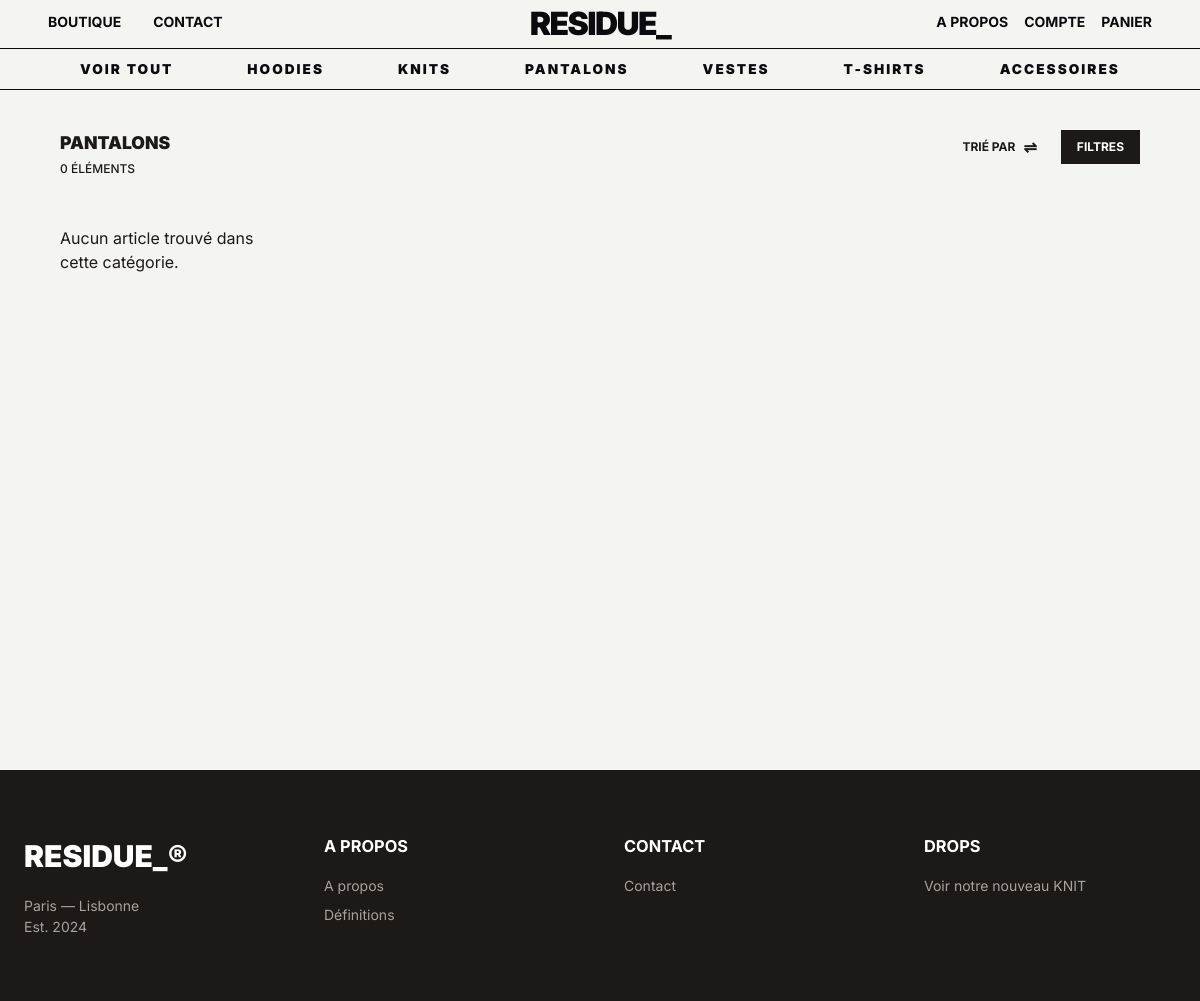
/shop/shop.php?category=Pantalons, run on an earlier commit of the app's database.
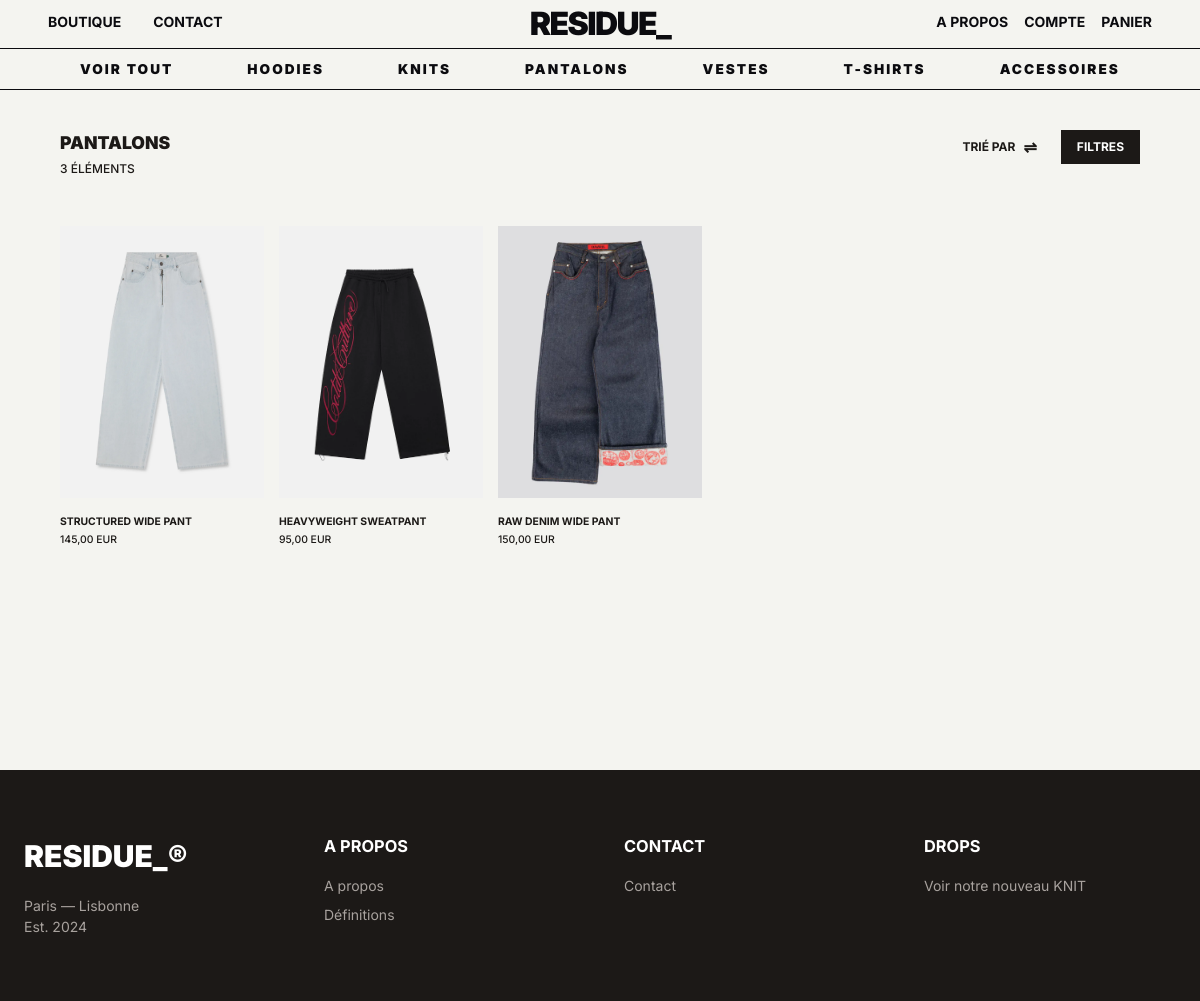
And on a later commit of the database.
### tables this page shows
CREATE TABLE `image` (
  `id` int(11) NOT NULL,
  `article_id` int(11) NOT NULL,
  `url` varchar(255) NOT NULL,
  `is_main` tinyint(1) DEFAULT 0
);

CREATE TABLE `article` (
  `id` int(11) NOT NULL,
  `name` varchar(100) NOT NULL,
  `description` text DEFAULT NULL,
  `price` decimal(10,2) NOT NULL,
  `publish_date` datetime DEFAULT current_timestamp(),
  `author_id` int(11) DEFAULT NULL,
  `category` varchar(50) DEFAULT 'unclassified'
);

### shop/shop.php (the view, shortened to what this page needs)
<?php
require_once __DIR__ . '/../includes/db.php';
$categoryFilter = "";
$categoryTitle = "VOIR TOUT";
$params = [];
$types = "";
if (isset($_GET['category']) && !empty(trim($_GET['category']))) {
    $categoryFilter = trim($_GET['category']);
    $categoryTitle = strtoupper($categoryFilter);
}
$sql = "SELECT Article.id, Article.name, Article.price, Image.url AS image_url
        FROM Article
        LEFT JOIN Image ON Article.id = Image.article_id AND Image.is_main = 1 ";
if ($categoryFilter !== "") {
    $sql .= "WHERE Article.category = ? ";
    $params[] = $categoryFilter;
    $types .= "s";
}
$sql .= "ORDER BY Article.publish_date DESC";
$stmt = $mysqli->prepare($sql);
if (!empty($params)) {
    $stmt->bind_param($types, ...$params);
}
$stmt->execute();
$resultArticles = $stmt->get_result();
$articles = [];
if ($resultArticles && $resultArticles->num_rows > 0) {
    while($row = $resultArticles->fetch_assoc()) {
        $articles[] = $row;
    }
}
$elementCount = count($articles);
include BASE_PATH . 'includes/header.php';
?>
<div class="shopCatalogContainer">
    <div class="catalogHeader">
        <div class="catalogHeaderLeft">
            <h1 class="catalogTitle"><?php echo htmlspecialchars($categoryTitle); ?></h1>
            <span class="catalogCount"><?php echo $elementCount; ?> ÉLÉMENTS</span>
        </div>
        <div class="catalogHeaderRight">
            <button class="sortBtn">
                TRIÉ PAR <span class="sortIcon">⇌</span>
            </button>
            <button class="filterBtn">FILTRES</button>
        </div>
    </div>
    <div class="catalogGrid">
        <?php if(!empty($articles)): ?>
            <?php foreach($articles as $article): ?>
                <a href="<?= BASE_URL ?>shop/pageArticle.php?id=<?php echo $article['id']; ?>" class="catalogCard">
                    <div class="catalogImgWrapper">
                        <?php if(!empty($article['image_url'])): ?>
                            <img src="<?= BASE_URL . htmlspecialchars($article['image_url']) ?>" alt="<?php echo htmlspecialchars($article['name']); ?>">
                        <?php else: ?>
                            <div class="catalogPlaceholder"></div>
                        <?php endif; ?>
                    </div>
                    <div class="catalogInfo">
                        <h3 class="catalogName"><?php echo htmlspecialchars($article['name']); ?></h3>
                        <span class="catalogPrice"><?php echo number_format($article['price'], 2, ',', ' '); ?> EUR</span>
                    </div>
                </a>
            <?php endforeach; ?>
        <?php else: ?>
            <p>Aucun article trouvé dans cette catégorie.</p>
        <?php endif; ?>
    </div>
</div>
<?php include BASE_PATH . 'includes/footer.php'; ?>

### includes/header.php (shortened to what this page needs)
<!DOCTYPE html>
<html lang="fr">
<head>
    <link rel="stylesheet" href="<?= BASE_URL ?>css/style.css?v=<?php echo time(); ?>">
</head>
<?php
$currentPage = basename($_SERVER['PHP_SELF']);
$hasHero = in_array($currentPage, ['index.php', 'apropos.php', 'login.php', 'register.php', 'success.php']);
?>
<body class="<?php echo $hasHero ? '' : 'page-with-nav-space'; ?>">
    <nav id="navBar" class="navBar">
        <div class="navBarPrincipal" id="navBarPrincipal">
            <div class="navContent">
                <div class="desktopLinks">
                    <a href="<?= BASE_URL ?>shop/shop.php" id="btnBoutiqueNav">Boutique</a>
                    <a href="<?= BASE_URL ?>contact.php" id="btnContactNav">Contact</a>
                </div>
                <div class="mainLogo">
                    <a href="<?= BASE_URL ?>index.php">
                        RESIDUE_
                    </a>
                </div>
                <div class="rightIcons" style="display: flex; align-items: center; gap: 1rem;">
                    <a href="<?= BASE_URL ?>apropos.php" id="btnAPropos">A propos</a>
                    <?php if(isset($_SESSION['user_id'])): ?>
                        <?php if(isset($_SESSION['role']) && $_SESSION['role'] === 'admin'): ?>
                            <a href="<?= BASE_URL ?>admin/admin.php">Admin</a>
                        <?php endif; ?>
                        <a href="<?= BASE_URL ?>auth/account.php" id="btnCompte">Compte</a>
                        <a href="<?= BASE_URL ?>shop/cart.php">Panier</a>
                        <a href="<?= BASE_URL ?>auth/logout.php">Déconnexion</a>
                    <?php else: ?>
                        <a href="<?= BASE_URL ?>auth/login.php" id="btnCompte">Compte</a>
                        <a href="<?= BASE_URL ?>shop/cart.php">Panier</a>
                    <?php endif; ?>
                </div>
            </div>
        </div>
        <div class="navBarSecondary" id="navBarSecondary">
            <div class="navSubContent">
                <a href="<?= BASE_URL ?>shop/shop.php">Voir tout</a>
                <a href="<?= BASE_URL ?>shop/shop.php?category=Hoodies">Hoodies</a>
                <a href="<?= BASE_URL ?>shop/shop.php?category=Knitwear">Knits</a>
                <a href="<?= BASE_URL ?>shop/shop.php?category=Pantalons">Pantalons</a>
                <a href="<?= BASE_URL ?>shop/shop.php?category=Vestes">Vestes</a>
                <a href="<?= BASE_URL ?>shop/shop.php?category=T-shirts">T-shirts</a>
                <a href="<?= BASE_URL ?>shop/shop.php?category=Accessoires">Accessoires</a>
            </div>
        </div>
    </nav>

### includes/footer.php (shortened to what this page needs)
<footer class="footerSection">
        <div class="footerGrid">
            <div class="brandCol">
                <h2><a href="<?= BASE_URL ?>index.php">RESIDUE_®</a></h2>
                <p>Paris — Lisbonne<br>Est. 2024</p>
            </div>
            <div class="linkCol">
                <h3>A propos</h3>
                <ul>
                    <li><a href="<?= BASE_URL ?>apropos.php">A propos</a></li>
                    <li><a href="<?= BASE_URL ?>shop/pageArticle.php#definitions">Définitions</a></li>
                </ul>
            </div>
            <div class="linkCol">
                <h3>Contact</h3>
                <ul>
                    <li><a href="<?= BASE_URL ?>contact.php">Contact</a></li>
                </ul>
            </div>
            <div class="linkCol">
                <h3>Drops</h3>
                <div><a href="<?= BASE_URL ?>shop/pageArticle.php">Voir notre nouveau KNIT</a></div>
            </div>
        </div>
    </footer>
</body>
</html>

### css/style.css (style rules this page uses)
*, *::before, *::after { box-sizing: border-box; }
body, h1, h2, h3, h4, p, figure, blockquote, dl, dd { margin: 0; }
body { background-color: #f4f4f0; color: #1c1917; font-family: 'Inter', sans-serif; line-height: 1.5; overflow-x: hidden; min-height: 100vh; cursor: default; }
body.page-with-nav-space { padding-top: 130px; }
html { scroll-behavior: smooth; }
img, picture, video, canvas, svg { display: block; max-width: 100%; }
a { text-decoration: none; color: inherit; cursor: pointer; }
button { background: none; border: none; font: inherit; cursor: pointer; color: inherit; padding: 0; }
ul, ol { list-style: none; padding: 0; margin: 0; }
.navBar { position: fixed; width: 100%; z-index: 40; top: 0; transition: background 0.3s ease, color 0.3s ease, padding 0.3s ease; background: transparent; color: #fff; mix-blend-mode: difference; }
.navContent { margin: 0 auto; max-width: 100%; padding: 0 3rem; display: grid; grid-template-columns: 1fr auto 1fr; align-items: center; transition: padding 0.3s; }
.mainLogo { font-size: 2rem; font-weight: 900; text-transform: uppercase; justify-self: center; transition: all 0.3s ease; cursor: pointer; letter-spacing: -0.05em; opacity: 1; pointer-events: auto; }
.desktopLinks { display: flex; justify-self: start; gap: 2rem; margin: 0; padding-left: 0; list-style: none; }
.desktopLinks a, .rightIcons a { display: block; text-decoration: none; color: #fff; font-weight: 700; text-transform: uppercase; font-size: 0.875rem; background: transparent; border: none; cursor: pointer; font-family: inherit; position: relative; padding-bottom: 5px; transition: color 0.3s; }
.desktopLinks a::after, .rightIcons a::after { content: ''; position: absolute; width: 100%; height: 2px; bottom: 0; left: 0; background-color: #fff; transform: scaleX(0); transform-origin: center; transition: transform 0.3s ease-out; }
.rightIcons { display: flex; justify-self: end; gap: 1.5rem; align-items: center; }
.navBarSecondary { width: 100%; border-top: 1px solid #fff; border-bottom: 1px solid #fff; padding: 10px 0; }
.navSubContent { margin: 0 auto; max-width: 100%; padding: 0 5rem; display: flex; justify-content: space-between; align-items: center; }
.navSubContent a { text-transform: uppercase; font-size: 0.85rem; font-weight: 900; letter-spacing: 0.15em; position: relative; color: #fff; text-decoration: none; }
.navSubContent a::after { content: ''; position: absolute; width: 100%; height: 2px; bottom: 0; left: 0; background-color: currentColor; transform: scaleX(0); transform-origin: center; transition: transform 0.3s ease-out; }
.footerSection { background: #1c1917; color: #a8a29e; padding: 4rem 1.5rem; font-size: 0.875rem; }
.footerGrid { max-width: 1200px; margin: 0 auto; display: grid; grid-template-columns: 1fr 1fr 1fr 1fr; gap: 3rem; }
.brandCol h2 { color: white; font-weight: 900; text-transform: uppercase; margin-bottom: 1rem; font-size: 1.875rem; }
.linkCol h3 { color: white; font-weight: 700; text-transform: uppercase; margin-bottom: 1rem; }
.linkCol ul { list-style: none; padding: 0; display: flex; flex-direction: column; gap: 0.5rem; }

What changed in the data, as far as the page shows it:
now on this page (row edited): image: url (picture), article.name "STRUCTURED WIDE PANT", article.price "145,00"
now on this page (row edited): image: url (picture), article.name "HEAVYWEIGHT SWEATPANT", article.price "95,00"
now on this page (row edited): image: url (picture), article.name "RAW DENIM WIDE PANT", article.price "150,00"
Also different on the page:
$elementCount: "0" → "3"
text no longer shown: "Aucun article trouvé dans cette catégorie."
